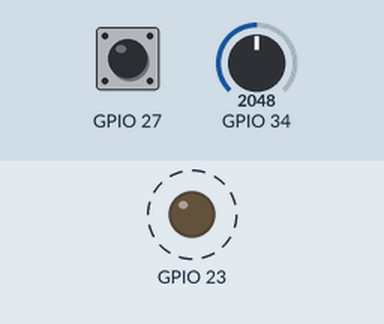
Recording of a sketch running on a simulated ESP32. Shown: output pins drawn as LEDs (lit = HIGH). Dashed ring = blinking. Inputs (shaded band) come from the test bench; at power-on: GPIO 27 HIGH, GPIO 34 = 2048 (analog values on the 0–4095 scale). What the sketch prints to the serial monitor is not drawn.

Above: at 1.2 s.
1.3 s: GPIO 27 pulled LOW for 0.15 s
Timing chart, 0 to 10.4 s (numbered marks = the images above; inputs shaded):
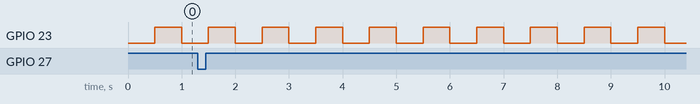

Measured:
- by itself, GPIO 23: alternates HIGH for 0.50 s and LOW for 0.50 s

The sketch:

timing.ino
```cpp
#include <Arduino.h>

void setup() {
  Serial.begin(115200);
  pinMode(23, OUTPUT);
  pinMode(27, INPUT_PULLUP);
  analogReadResolution(12);
  analogSetPinAttenuation(34, ADC_11db);
}

void loop() {
  static unsigned long toggledAt = 0, sampledAt = 0;
  static bool lit = false;
  unsigned long now = millis();
  if (now - toggledAt >= 500) {
    toggledAt = now; lit = !lit;
    digitalWrite(23, lit);
  }
  if (now - sampledAt >= 500) {
    sampledAt = now;
    Serial.printf("ADC=%d\n", analogRead(34));
  }
  static int previous = HIGH;
  int button = digitalRead(27);
  if (button != previous) {
    previous = button;
    Serial.printf("BUTTON=%d\n", button);
  }
}
```
